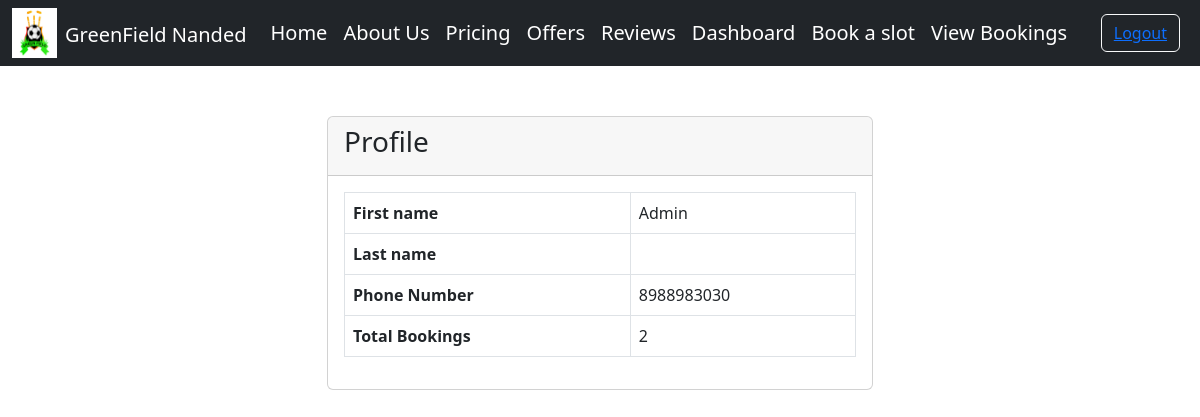
/dashbord (signed in), run on the app's committed database.
### account/models.py (models this page shows)
class User(AbstractUser):
    email = None
    username = None
    phone = models.CharField(max_length=10,unique=True)
    phone_verified = models.BooleanField(default=False)
    booking_count = models.IntegerField(default=0)
    objects = UserManager()
    REQUIRED_FIELDS = []
    USERNAME_FIELD = 'phone'

### account/views.py (the view)
# urls.py: path('dashbord',views.dashbord, name='dashbord'),
def dashbord(request):
    if request.user.is_anonymous:
        messages.error(request,'Please Login first')
        return redirect('/Login')
    usr = request.user
    fname = usr.get_full_name()
    context = {'fname':fname}
    return render(request,'dashbord.html',context)

### templates/dashbord.html (shortened to what this page needs)
{% extends 'base.html' %}
{% block body %}
<div class="container" style="padding-top: 50px;">
    <div class="row">
        <div class="col-md-6 mx-auto">
            <div class="card">
                <div class="card-header">
                    <h3>Profile</h3>
                </div>
                <div class="card-body">
                    <table class="table table-bordered">
                        <tbody>
                            <tr>
                                <th>First name</th>
                                <td>{{request.user.first_name}}</td>
                            </tr>
                            <tr>
                                <th>Last name</th>
                                <td>{{request.user.last_name}}</td>
                            </tr>
                            <tr>
                                <th>Phone Number</th>
                                <td>{{request.user.phone}}</td>
                            </tr>
                            <tr>
                                <th>Total Bookings</th>
                                <td>{{request.user.booking_count}}</td>
                            </tr>
                        </tbody>
                    </table>
                </div>
            </div>
        </div>
    </div>
</div>
{% endblock body %}

### templates/base.html (style rules this page uses)
* { text-decoration:none; }

### data on the page
User: user.first_name "Admin", user.phone "8988983030", user.booking_count "2"
